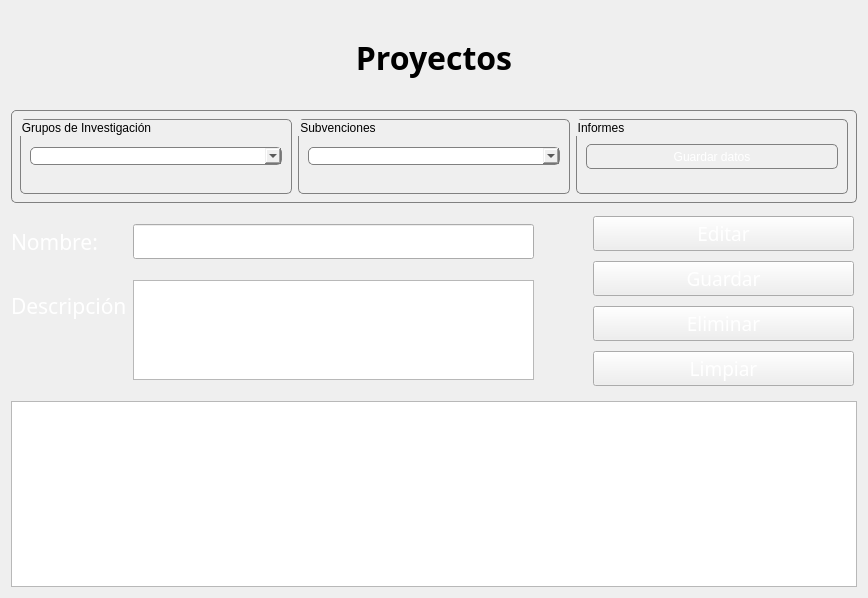
<?xml version="1.0" encoding="UTF-8"?>
<ui version="4.0">
 <class>Proyecto_page</class>
 <widget class="QWidget" name="Proyecto_page">
  <property name="geometry">
   <rect>
    <x>0</x>
    <y>0</y>
    <width>868</width>
    <height>598</height>
   </rect>
  </property>
  <property name="windowTitle">
   <string>Form</string>
  </property>
  <property name="styleSheet">
   <string notr="true">QLineEdit {
	font: 300 14pt &quot;Poppins&quot;;
}
QPlainTextEdit {
	font: 300 14pt &quot;Poppins&quot;;
}
QLabel {
	
	font: 600 16pt &quot;Poppins&quot;;
}
QPushButton {
	font: 600 14pt &quot;Poppins&quot;;
}</string>
  </property>
  <layout class="QVBoxLayout" name="verticalLayout_5" stretch="1,1,2,2">
   <item>
    <widget class="QLabel" name="pageTitle">
     <property name="font">
      <font>
       <family>Poppins</family>
       <pointsize>24</pointsize>
       <italic>false</italic>
       <bold>true</bold>
      </font>
     </property>
     <property name="styleSheet">
      <string notr="true">font: 700 24pt &quot;Poppins&quot;;</string>
     </property>
     <property name="text">
      <string>Proyectos</string>
     </property>
     <property name="alignment">
      <set>Qt::AlignmentFlag::AlignCenter</set>
     </property>
    </widget>
   </item>
   <item>
    <widget class="QWidget" name="widget" native="true">
     <property name="styleSheet">
      <string notr="true">QWidget {
	border: 0.5px solid gray;
	border-radius: 5px
}</string>
     </property>
     <layout class="QHBoxLayout" name="horizontalLayout">
      <item>
       <widget class="QGroupBox" name="groupBox">
        <property name="title">
         <string>Grupos de Investigación</string>
        </property>
        <layout class="QVBoxLayout" name="verticalLayout_3">
         <item>
          <widget class="QComboBox" name="comboBox"/>
         </item>
        </layout>
       </widget>
      </item>
      <item>
       <widget class="QGroupBox" name="groupBox_2">
        <property name="title">
         <string>Subvenciones</string>
        </property>
        <layout class="QVBoxLayout" name="verticalLayout_2">
         <item>
          <widget class="QComboBox" name="comboBox_2"/>
         </item>
        </layout>
       </widget>
      </item>
      <item>
       <widget class="QGroupBox" name="groupBox_3">
        <property name="title">
         <string>Informes</string>
        </property>
        <layout class="QVBoxLayout" name="verticalLayout">
         <item>
          <widget class="QPushButton" name="pushButton">
           <property name="enabled">
            <bool>true</bool>
           </property>
           <property name="maximumSize">
            <size>
             <width>16777215</width>
             <height>25</height>
            </size>
           </property>
           <property name="styleSheet">
            <string notr="true">color:white</string>
           </property>
           <property name="text">
            <string>Guardar datos</string>
           </property>
          </widget>
         </item>
        </layout>
       </widget>
      </item>
     </layout>
    </widget>
   </item>
   <item>
    <layout class="QHBoxLayout" name="horizontalLayout_2" stretch="2,0,1">
     <item>
      <layout class="QFormLayout" name="formLayout">
       <property name="rightMargin">
        <number>10</number>
       </property>
       <item row="0" column="0">
        <widget class="QLabel" name="lblNombre">
         <property name="font">
          <font>
           <family>Poppins</family>
           <pointsize>16</pointsize>
           <italic>false</italic>
           <fontweight>DemiBold</fontweight>
          </font>
         </property>
         <property name="styleSheet">
          <string notr="true">color:white</string>
         </property>
         <property name="text">
          <string>Nombre:</string>
         </property>
        </widget>
       </item>
       <item row="0" column="1">
        <widget class="QLineEdit" name="nombre_txt">
         <property name="maximumSize">
          <size>
           <width>16777215</width>
           <height>35</height>
          </size>
         </property>
         <property name="styleSheet">
          <string notr="true">color:white</string>
         </property>
        </widget>
       </item>
       <item row="1" column="0">
        <widget class="QLabel" name="lblCorreo">
         <property name="font">
          <font>
           <family>Poppins</family>
           <pointsize>16</pointsize>
           <italic>false</italic>
           <fontweight>DemiBold</fontweight>
          </font>
         </property>
         <property name="styleSheet">
          <string notr="true">color:white</string>
         </property>
         <property name="text">
          <string>Descripción</string>
         </property>
        </widget>
       </item>
       <item row="1" column="1">
        <widget class="QPlainTextEdit" name="descripcion_txt">
         <property name="maximumSize">
          <size>
           <width>16777215</width>
           <height>100</height>
          </size>
         </property>
        </widget>
       </item>
      </layout>
     </item>
     <item>
      <spacer name="horizontalSpacer">
       <property name="orientation">
        <enum>Qt::Orientation::Horizontal</enum>
       </property>
       <property name="sizeType">
        <enum>QSizePolicy::Policy::Fixed</enum>
       </property>
       <property name="sizeHint" stdset="0">
        <size>
         <width>40</width>
         <height>20</height>
        </size>
       </property>
      </spacer>
     </item>
     <item>
      <layout class="QVBoxLayout" name="verticalLayout_4">
       <property name="leftMargin">
        <number>3</number>
       </property>
       <property name="topMargin">
        <number>3</number>
       </property>
       <property name="rightMargin">
        <number>3</number>
       </property>
       <property name="bottomMargin">
        <number>3</number>
       </property>
       <item>
        <widget class="QPushButton" name="btn_editar">
         <property name="font">
          <font>
           <family>Poppins</family>
           <pointsize>14</pointsize>
           <italic>false</italic>
           <fontweight>DemiBold</fontweight>
          </font>
         </property>
         <property name="styleSheet">
          <string notr="true">color:white</string>
         </property>
         <property name="text">
          <string>Editar</string>
         </property>
        </widget>
       </item>
       <item>
        <widget class="QPushButton" name="btn_guardar">
         <property name="font">
          <font>
           <family>Poppins</family>
           <pointsize>14</pointsize>
           <italic>false</italic>
           <fontweight>DemiBold</fontweight>
          </font>
         </property>
         <property name="styleSheet">
          <string notr="true">color:white</string>
         </property>
         <property name="text">
          <string>Guardar</string>
         </property>
        </widget>
       </item>
       <item>
        <widget class="QPushButton" name="btn_eliminar">
         <property name="font">
          <font>
           <family>Poppins</family>
           <pointsize>14</pointsize>
           <italic>false</italic>
           <fontweight>DemiBold</fontweight>
          </font>
         </property>
         <property name="styleSheet">
          <string notr="true">color:white</string>
         </property>
         <property name="text">
          <string>Eliminar</string>
         </property>
        </widget>
       </item>
       <item>
        <widget class="QPushButton" name="btn_limpiar">
         <property name="font">
          <font>
           <family>Poppins</family>
           <pointsize>14</pointsize>
           <italic>false</italic>
           <fontweight>DemiBold</fontweight>
          </font>
         </property>
         <property name="styleSheet">
          <string notr="true">color:white</string>
         </property>
         <property name="text">
          <string>Limpiar</string>
         </property>
        </widget>
       </item>
      </layout>
     </item>
    </layout>
   </item>
   <item>
    <widget class="QTableWidget" name="tabla_proyectos"/>
   </item>
  </layout>
 </widget>
 <resources/>
 <connections/>
</ui>
